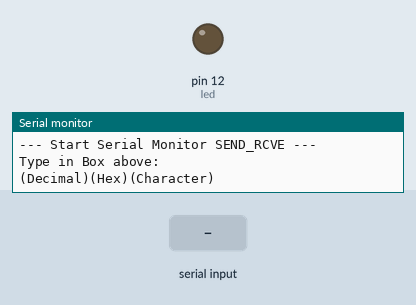
The sketch below on a simulated Arduino Uno, built with avr-gcc and run on an emulated ATmega328P. On the bench: output pins drawn as LEDs (lit = HIGH), the last lines printed to the serial monitor. The inputs (shaded band) are chosen by the test bench.

Above: at 1.2 s.
1.3 s: "1" received over Serial
At 2.0 s:
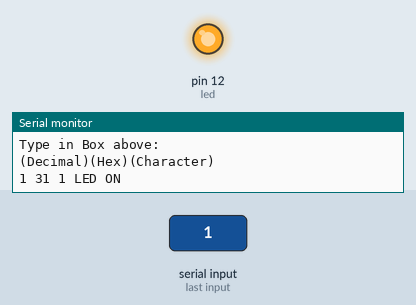
2.8 s: "0" received over Serial
At 3.1 s:
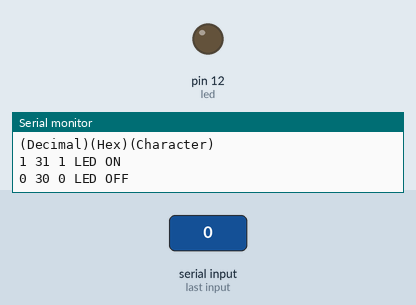
Timing chart, 0 to 5.8 s (numbered marks = the images above; inputs shaded):
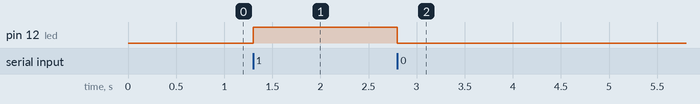

The sketch:

serialMonitor.ino
```cpp
// Define the LED pin
const int led = 12; // You can change this to the pin connected to the LED

// Variable to store received byte
char ByteReceived;

void setup() {
  // Start serial communication
  Serial.begin(9600);
  Serial.println("--- Start Serial Monitor SEND_RCVE ---");
  Serial.println("Type in Box above:");
  Serial.println("(Decimal)(Hex)(Character)");
  Serial.println();

  // Set the LED pin as an output
  pinMode(led, OUTPUT);
}

void loop() {
  // Check if data is available in the serial buffer
  if (Serial.available() > 0) {
    // Read the incoming byte
    ByteReceived = Serial.read();

    // Print the byte in decimal, hex, and as a character
    Serial.print(ByteReceived);         // Decimal
    Serial.print(" ");
    Serial.print(ByteReceived, HEX);    // Hexadecimal
    Serial.print(" ");
    Serial.print(char(ByteReceived));   // Character

    // Turn LED ON or OFF based on received character
    if (ByteReceived == '1') { // Single Quote for character comparison
      digitalWrite(led, HIGH); // Turn LED ON
      Serial.print(" LED ON ");
    }
    if (ByteReceived == '0') {
      digitalWrite(led, LOW); // Turn LED OFF
      Serial.print(" LED OFF");
    }

    Serial.println(); // End the line
  }
}
```

Measured:
- after the input at 1.3 s, pin 12 (led): LOW → HIGH at once
- after the input at 2.8 s, pin 12 (led): HIGH → LOW at once
